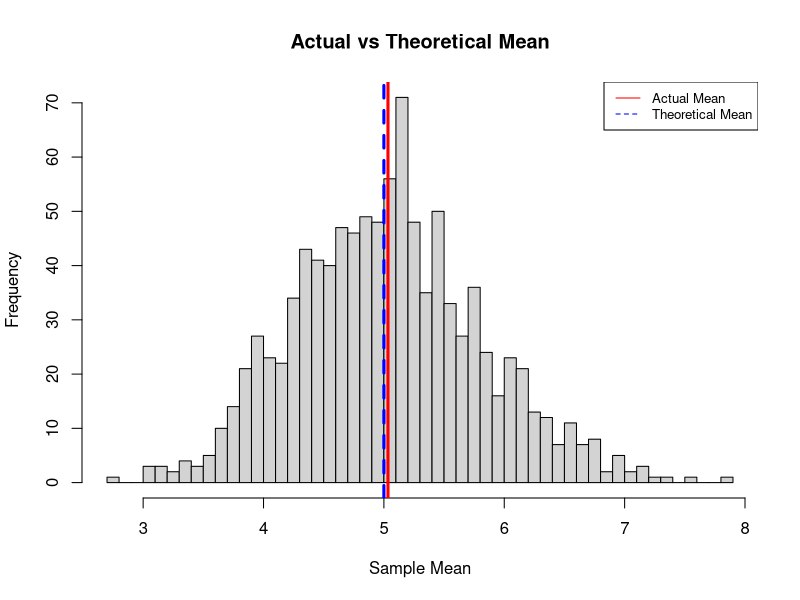
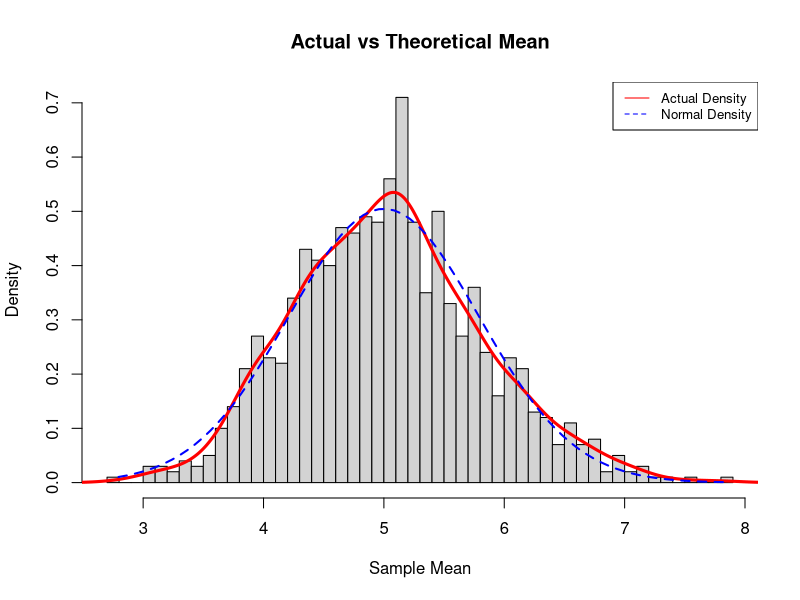
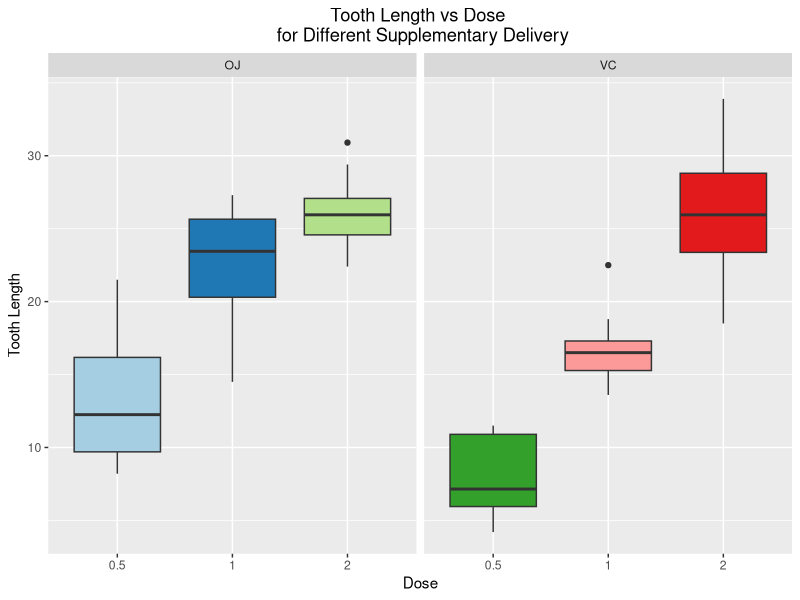
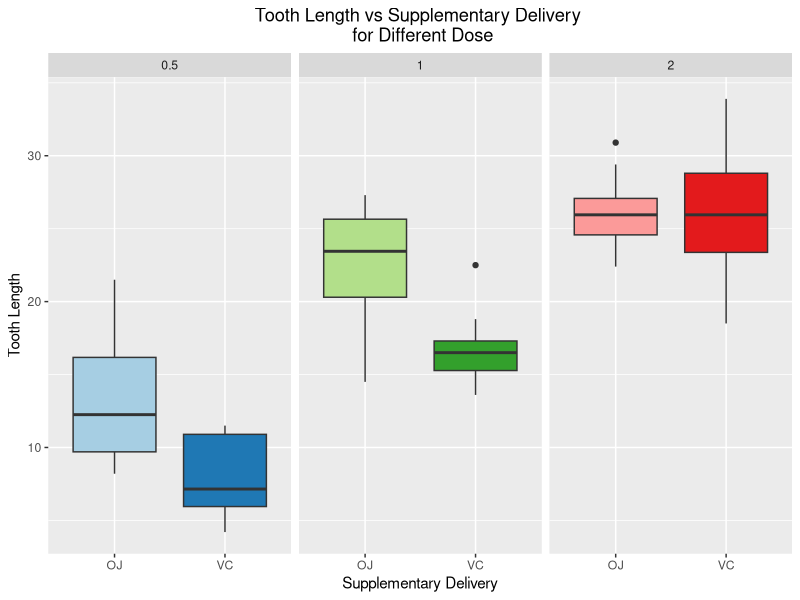

The R script that drew these images, in order:
## ---- chunk 1
knitr::opts_chunk$set(echo = TRUE)
## ---- chunk 2
# Set reproducibility
set.seed(2020)
lambda <- 0.2
mu_theo <- 1/lambda
s <- 1/lambda
n <- 40
mns = NULL
for (i in 1 : 1000) mns = c(mns, mean(rexp(n,lambda)))
hist(mns,main="Actual vs Theoretical Mean", xlab="Sample Mean",breaks=40)
abline(v=mean(mns),col="red",lwd=3)
abline(v=mu_theo,col="blue",lwd=3,lty=2)
legend("topright", legend=c("Actual Mean", "Theoretical Mean"),
col=c("red", "blue"), lty=1:2, cex=0.8)
## ---- chunk 3
var_sample <- var(mns)
var_theo <- s^2/n
## ---- chunk 4
hist(mns,prob=TRUE,main="Actual vs Theoretical Mean", xlab="Sample Mean",breaks=40)
lines(density(mns), lwd=3, col="red")
x <- seq(min(mns), max(mns), length=2*n)
y <- dnorm(x, mean=1/lambda, sd=sqrt(((1/lambda)/sqrt(n))^2))
lines(x, y, pch=22, col="blue", lwd=2, lty = 2)
legend("topright", legend=c("Actual Density", "Normal Density"),
col=c("red", "blue"), lty=1:2, cex=0.8)
## ---- chunk 5
data("ToothGrowth")
summary(ToothGrowth)
## ---- chunk 6
head(ToothGrowth)
## ---- chunk 7
for (name in names(ToothGrowth)){
print(name)
print(unique(ToothGrowth[,name]))
print("")
}
## ---- chunk 8
ToothGrowth$dose <- as.factor(ToothGrowth$dose)
## ---- chunk 9
library(ggplot2)
library(RColorBrewer)
g <- ggplot(ToothGrowth,aes(x=dose,y=len)) +
  geom_boxplot(fill=brewer.pal(length(unique(ToothGrowth$dose))*
                                 length(unique(ToothGrowth$supp)),"Paired")) + 
  facet_grid(.~supp) + 
  labs(x="Dose",y="Tooth Length",
       title="Tooth Length vs Dose \n for Different Supplementary Delivery") + 
  theme(plot.title = element_text(hjust = 0.5))
g
## ---- chunk 10
h <- ggplot(ToothGrowth,aes(x=supp,y=len)) + 
  geom_boxplot(fill=brewer.pal(6,"Paired")) + 
  facet_grid(.~dose) + 
  labs(x="Supplementary Delivery",y="Tooth Length",
       title="Tooth Length vs Supplementary Delivery \n for Different Dose") + 
  theme(plot.title = element_text(hjust = 0.5))
h
## ---- chunk 11
# Test Dose 0.5 vs 1
dose_0.5_1 <- subset(ToothGrowth, dose %in% c(0.5,1))
t.test(len~dose,data=dose_0.5_1)
## ---- chunk 12
# Test Dose 0.5 vs 2
dose_0.5_2 <- subset(ToothGrowth, dose %in% c(0.5,2))
t.test(len~dose,data=dose_0.5_2)
## ---- chunk 13
# Test Dose 1 vs 2
dose_1_2 <- subset(ToothGrowth, dose %in% c(1,2))
t.test(len~dose,data=dose_1_2)
## ---- chunk 14
# Test Supplementary Delivery
t.test(len~supp,data=ToothGrowth)
